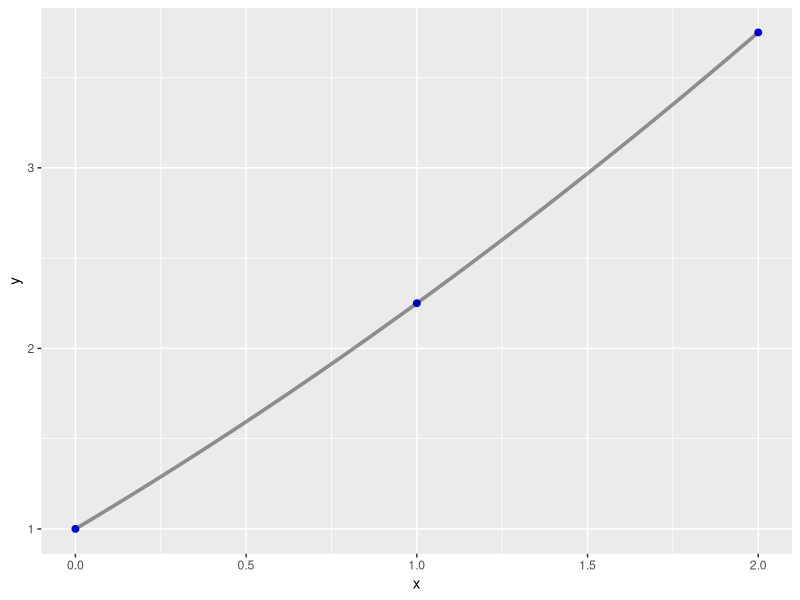

Write R code to recreate this figure.
## ---- chunk 1
library(polynom)
library(ggplot2)
## ---- chunk 2
x <-c(0,1,2)
y <-c(1,2.25,3.75)
dat<-data.frame(cbind(x,y))
## ---- chunk 3
poly.calc(x,y)
## ---- chunk 4
f<- function(x){
  1 + 1.125*x + 0.125*x^2
}
f(1.25)
## ---- chunk 5
ggplot(dat, aes(x=x, y=y))+geom_point(size=2, col='blue')+ stat_function(fun = f, size=1.25, alpha=0.4)
